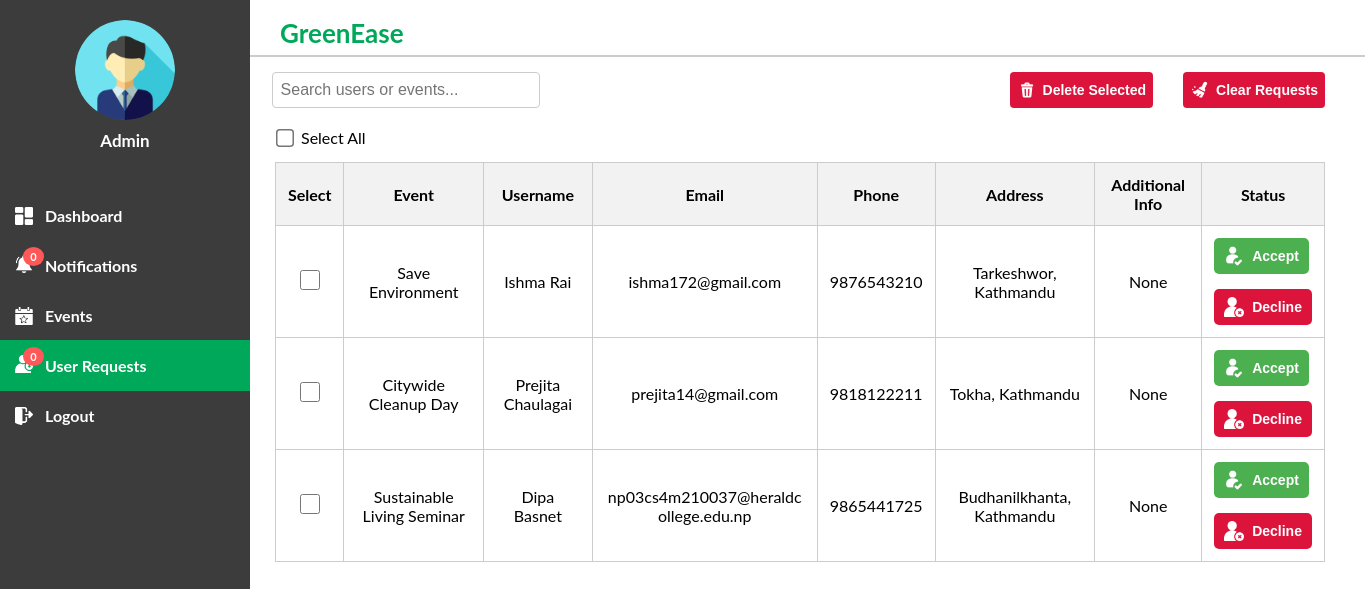
/userrequest/, run on an earlier commit of the app's database.
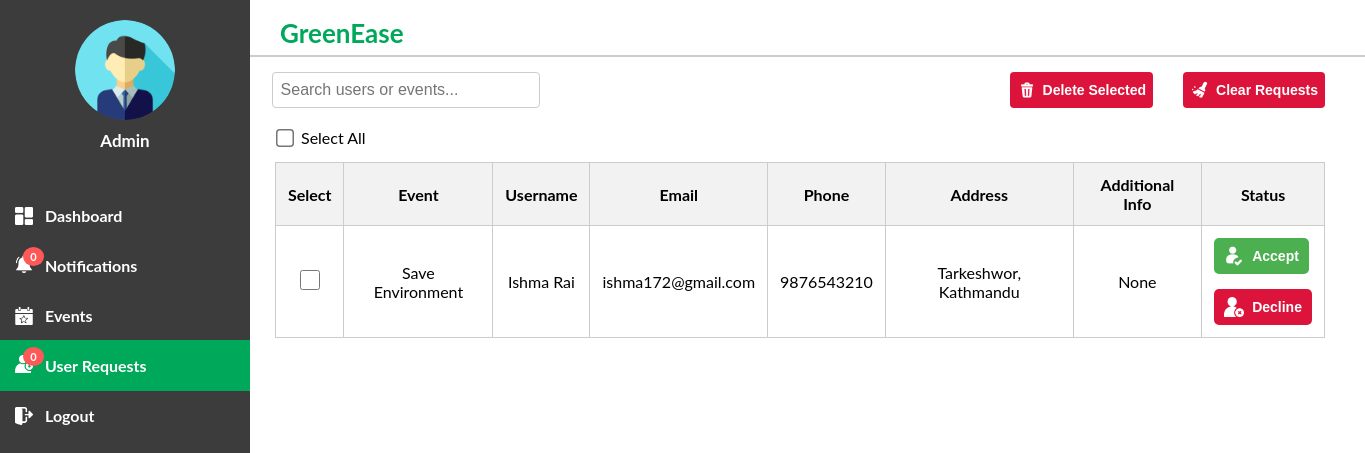
And on a later commit of the database.
### myApp/models.py (models this page shows, shortened)
class Registration(models.Model):
    event_name = models.CharField(max_length=255)
    full_name = models.CharField(max_length=255)
    email = models.EmailField()
    phone = models.CharField(max_length=10)
    address = models.TextField()
    additional_info = models.TextField(blank=True, null=True, default='None')

### myApp/views.py (the view)
# urls.py: path('userrequest/', views.userrequest, name='userrequest'),
def userrequest(request):
    registrations = Registration.objects.all()
    context = {'registrations': registrations}
    return render(request, 'myApp/userrequest.html', context)

### myApp/templates/myApp/userrequest.html (shortened to what this page needs)
<!DOCTYPE html>
<html>
<head>
    {% load static %}
    <link rel="stylesheet" href="/static/css/userrequest.css"/>
</head>
<body>
    <div class="container">
        <aside class="sidebar">
            <div class="user-profile">
                <img src="/static/img/profile-pic.png" alt="User Profile Picture">
                <div class="admin-label">Admin</div>
            </div>
            <div class="menu">
                <div class="menu-item">
                    <a href="{% url 'dashboard' %}" style="text-decoration: none;">
                        <div class="menu-box">
                            <img src="/static/img/dashboard.png" alt="Dashboard Icon" class="icon">
                            <span class="bold-text">Dashboard</span>
                        </div>
                    </a>
                </div>
                <div class="menu-item">
                    <a href="{% url 'notifications' %}" style="text-decoration: none;">
                        <div class="menu-box">
                            <div class="icon-container">
                                <img src="/static/img/notification.png" alt="Notifications Icon" class="icon">
                                <span id="notification-count" class="notification-count">0</span>
                            </div>
                            <span class="bold-text">Notifications</span>
                        </div>
                    </a>
                </div>
                <div class="menu-item">
                    <a href="{% url 'eventlist' %}" style="text-decoration: none;">
                        <div class="menu-box">
                            <img src="/static/img/event.png" alt="Event Icon" class="icon">
                            <span class="bold-text">Events</span>
                        </div>
                    </a>
                </div>
                <div class="menu-item">
                    <a href="{% url 'userrequest' %}" style="text-decoration: none;">
                        <div class="menu-box">
                            <div class="icon-container">
                                <img src="/static/img/adduser.png" alt="UserRequest Icon" class="icon">
                                <span id="user-count" class="user-count">0</span>
                            </div>
                            <span class="bold-text">User Requests</span>
                        </div>
                    </a>
                </div>
                <div class="menu-item" id="logout">
                    <a href="#" id="logout-link" style="text-decoration: none;">
                        <div class="menu-box">
                            <img src="/static/img/logout.png" alt="Logout Icon" class="icon">
                            <span class="bold-text">Logout</span>
                        </div>
                    </a>
                </div>
        </aside>
    </div>
    <div class="content">
        <div class="title-box">
            <h1>GreenEase</h1>
        </div>
        <hr class = "line">
        <div class="search-and-clear-container">
            <div class="search-actions">
                <input type="text" id="search" placeholder="Search users or events...">
            </div>
            <button id ="DeleteRequest" onclick="deleteSelectedRequests()">
                <img src="/static/img/trash.png" alt="Delete Icon" class="icon">
                Delete Selected
            </button>
            <button id="clearAllRequests" onclick="clearAllRequests()">
                <img src="/static/img/clean.png" alt="Clear Icon" class="icon">
                Clear Requests
            </button>
        </div>
        <div class="table-container">
            <div class="select-all-container">
                <input type="checkbox" id="selectAll" onclick="selectAllRows()">
                <label for="selectAll">Select All</label>
            </div>
            <table class="userrequest-table" id="userrequestTable">
                <thead>
                    <tr>
                        <th>Select</th>
                        <th>Event</th>
                        <th>Username</th>
                        <th>Email</th>
                        <th>Phone</th>
                        <th>Address</th>
                        <th>Additional Info</th>
                        <th>Status</th>
                    </tr>
                </thead>
                <tbody>
                    {% for registration in registrations %}
                    <tr>
                        <td><input type="checkbox" name="registration_ids[]" value="{{ registration.id }}"></td>
                        <td>{{ registration.event_name }}</td>
                        <td>{{ registration.full_name }}</td>
                        <td>{{ registration.email }}</td>
                        <td>{{ registration.phone }}</td>
                        <td>{{ registration.address }}</td>
                        <td>{{ registration.additional_info }}</td>
                        <td>
                            <button class="accept-btn" onclick="acceptRegistration('{{ registration.id }}')">
                                <img src="/static/img/accept.png" alt="Accept Icon" class="icon">
                                Accept
                            </button>
                            <button class="delete-btn" onclick="declineRegistration('{{ registration.id }}')">
                                <img src="/static/img/cross.png" alt="Decline Icon" class="icon">
                                Decline
                            </button>
                        </td>
                    </tr>
                    {% endfor %}
                </tbody>
            </table>
        </div>
    </div>
</body>
</html>

What changed in the data, as far as the page shows it:
removed Registration: event_name "Citywide Cleanup Day", full_name "Prejita Chaulagai", email "prejita14@gmail.com", phone "9818122211", address "Tokha, Kathmandu", additional_info "None"
removed Registration: event_name "Sustainable Living Seminar", full_name "Dipa Basnet", email "np03cs4m210037@heraldcollege.edu.np", phone "9865441725", address "Budhanilkhanta, Kathmandu", additional_info "None"
